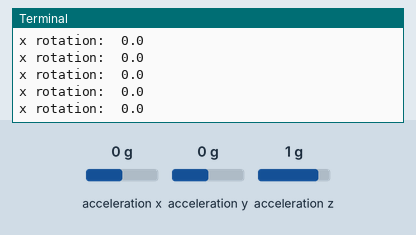
This program was run on a simulated Raspberry Pi (BCM pin numbers). Shown: the last lines printed to the terminal. The inputs (shaded band) are chosen by the test bench; at power-on: acceleration x 0 g, acceleration y 0 g, acceleration z 1 g. Library files of the repository ran but are not shown: mpu6050.py.

Above: at 1.2 s.
1.3 s: acceleration x set to -1.4 g
At 1.45 s:
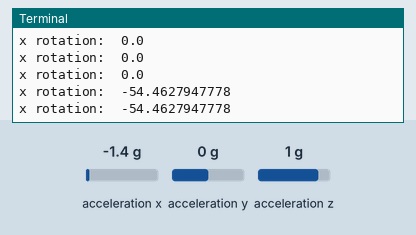
2.8 s: acceleration y set to -1.4 g
At 2.89 s:
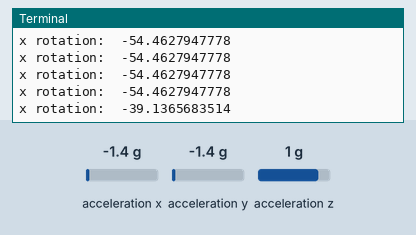
4.3 s: acceleration z set to -1.4 g
At 4.33 s:
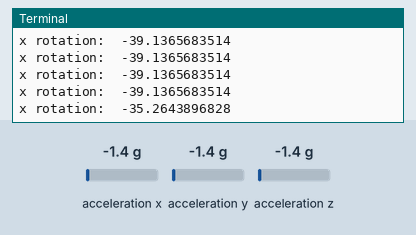
Timing chart, 0 to 7.3 s (numbered marks = the images above; inputs shaded):
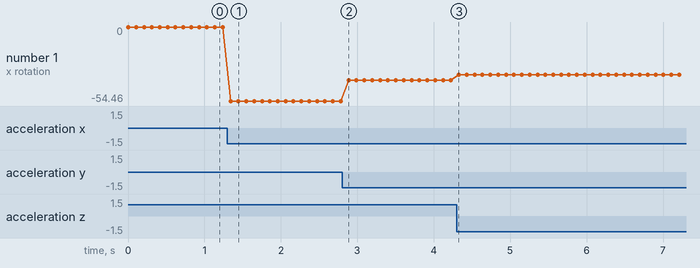

The program:

main.py
```python
#!/usr/bin/python

import smbus
import math
import time
import os
from pygame import mixer

from mpu6050 import MPU6050

# Initialise the mixer, load the track to play.
mixer.init()
sound = mixer.Sound('rick-roll.wav')
sound.set_volume(1)
channel = mixer.Channel(1)
channel.play(sound, -1)
channel.pause()
print "Channel initialised"

bus = smbus.SMBus(1)  # or bus = smbus.SMBus(1) for Revision 2 boards
address = 0x68       # This is the address value read via the i2cdetect command

accelerometer = MPU6050(bus, address)

while True:
    xRotation = accelerometer.get_x_rotation()
    print "x rotation: ", xRotation

    if (xRotation > 45):
        channel.unpause()
        time.sleep(4.2)
        channel.pause()

    # Poll the sensor every 0.1 seconds
    time.sleep(0.1)
```

Measured:
- after the input at 1.3 s, the terminal: prints a new line at once (image 1)
- after the input at 2.8 s, the terminal: prints a new line after 0.09 s (image 2)
- after the input at 4.3 s, the terminal: prints a new line at once (image 3)
- plotted number 1: 0 → -54.46 after the input at 1.3 s, -54.46 → -39.14 after the input at 2.8 s, -39.14 → -35.26 after the input at 4.3 s
